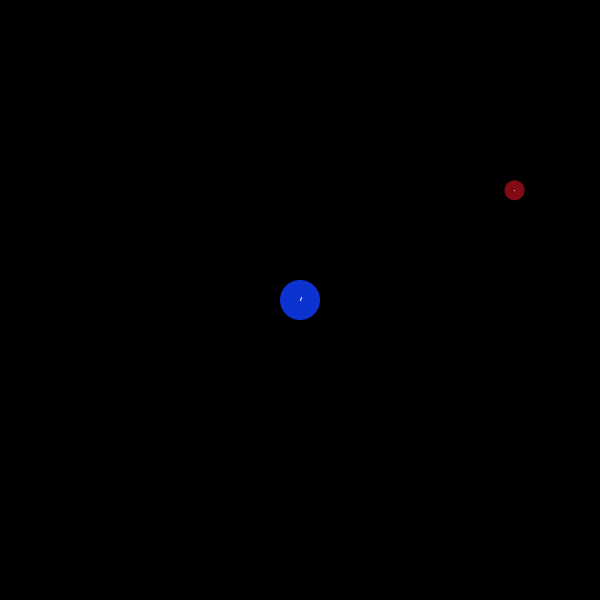
Frame 1 (no input)
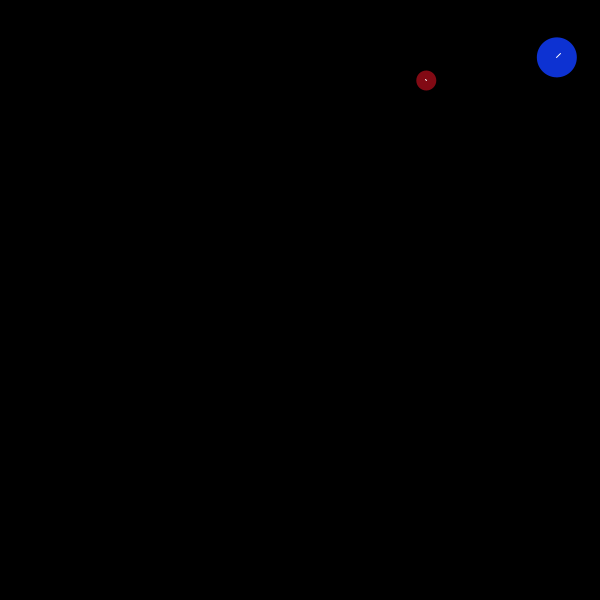
Frame 60 (the mouse pressed at the canvas centre just before this capture)
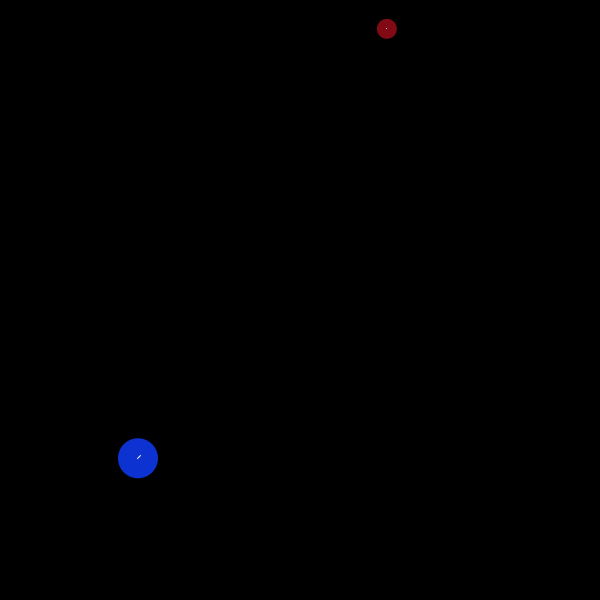
Frame 120 (the mouse held since frame 60 and released just before this capture)

The Processing sketch that drew these frames (run headless with seeded random() and noise(); from frame 60 on, the mouse is pressed at the canvas centre):

// Processing sketch: Self_Centered
// ── Self_Centered.pde


float maxVel = 5;
float maxAcc = 4;

float ecc = 0;
float p = 100;

float e_loss = 0.80;
float friction = 0.995;

//float G_CONST = 6.67408E-11;
float G_CONST = 1;

boolean deb = false;

//ArrayList<Particles>

Particle sol;
Particle planet;

void setup(){
  size(600,600);
  
  
  sol = new Particle(200, width/2, height/2);
  planet = new Particle(100);
  
  noStroke();
}


void draw(){
  background(0,60);
  //for(int i=0; i<100; i++){
    
    sol.display(color(13, 50, 210));
    planet.display(color(130, 10, 20));
    sol.update(planet);
    planet.update(sol);
  //}
  gravity(sol, planet);
}

void gravity(Particle a, Particle b){
  float dx = a.x - b.x;
  float dy = a.y - b.y;
  float d2 = b.dist2(a);
  float d = sqrt(d2);
  if( b.collisions(a) ) return;
  dx/= d;
  dy/= d;
  
  float f = G_CONST*b.mass*a.mass/d2;    
  float fx = f*dx;
  float fy = f*dy;
  
  b.applyForce(fx,fy);
  a.applyForce(-fx,-fy);
  
}

void mouseClicked(){
  deb = !deb;
}
// ── classes.pde

class Point{
  float x,y;
  Point(){ this(random(width),random(height)); }
  Point(float x, float y){
    this.x = x;
    this.y = y;
  }
  
  float dist2(Point o){ return (x-o.x)*(x-o.x) + (y-o.y)*(y-o.y); }
  
  float dist(Point o){ return sqrt(dist2(o)); }
  
  void display(){
    ellipse(x,y,5,5);
  }
}

class Particle extends Point {
  float mass, d, r;
  float vx, vy, ax, ay;
  boolean inCollision = false;
  Particle(){
    this(1);
  }
  
  Particle(float mass){
    this(mass, random(width), random(height) );
  }
  
  Particle(float mass, float x, float y){
    super(x,y);
    vx = random(-maxVel, maxVel);
    vy = random(-maxVel, maxVel);
    //vx = vy = ax = ay = 0;
    ax = random(-maxAcc, maxAcc);
    ay = random(-maxAcc, maxAcc);
    this.mass = mass;
    r = mass/10;
    d = 2*r;
  }
  
  void wrap(){
    if(x > width) x = 0;
    if(x < 0) x = width;
    if(y > height) y = 0;
    if( y < 0) y = height;
  }
  void border(){
    if(x > width ){
      vx =-vx;
      x = width;
    }
    if(x < 0){
      vx =-vx;
      x = 0;
    }
    if(y > height){
      vy = -vy;
      y = 0;
    }
    if( y < 0){
      vy = -vy;
      y = height;
    }
  }
  
  void update(Particle o){
    x += vx;
    y += vy;    
    vx += ax;
    vy += ay;
    ax = ay = 0;
    
    vx*=friction;
    vy*=friction;
    
    wrap();
    //border();
  }
  
  void applyForce(float fx, float fy){
    ax += fx/mass;
    ay += fy/mass;
  }
  
  boolean collisions(Particle o){
      if( dist2(o) < (o.r+r)*(o.r+r) ){
        float ty = mass*vy;
        float tx = mass*vx;
        vx = o.vx*o.mass/mass*e_loss;
        vy = o.vy*o.mass/mass*e_loss;
        o.vy = ty/o.mass*e_loss;
        o.vx = tx/o.mass*e_loss;
        display(color(255,100));
        return true;
      }
      return false;
  }
  
  void display(color c){
    fill(c);
    ellipse(x, y, d, d);
    stroke(255);
    line(x,y,x+vx,y+vy);
    noStroke();
  }
  
}
